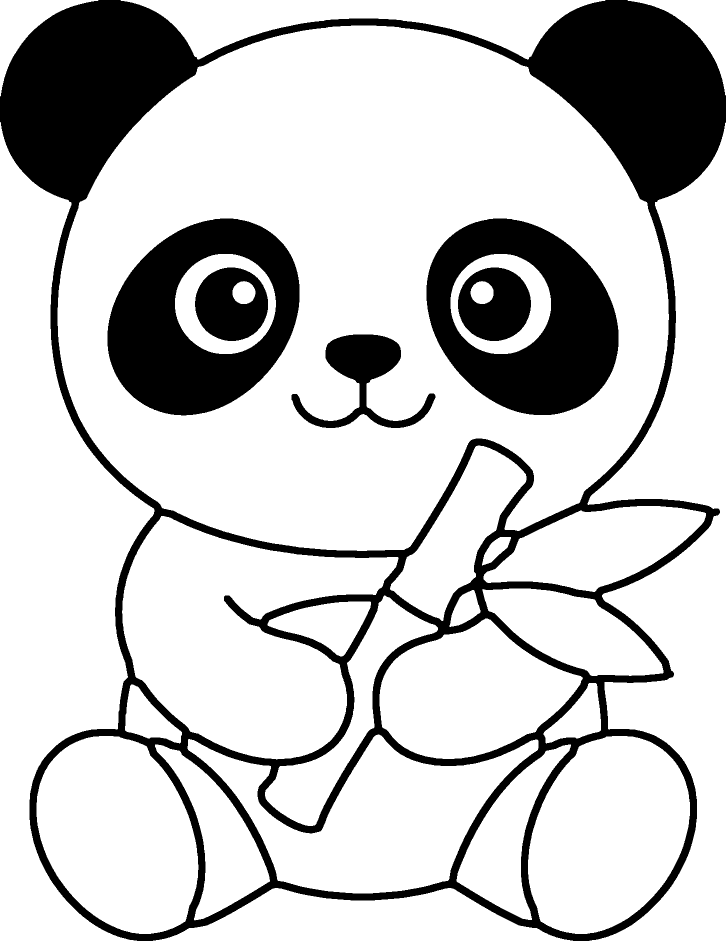
#> input picture clean/P.png, 1452 x 1890 px, found by its file name (shown at 1/2 size)
$ python marketing.py
#> lines starting #> are read from the running program, lines starting #| are printed output that depends on the picture; after the words box and inside, x2 and y2 are one past the last pixel; in counts of white or black regions, pixels touching at a corner belong together
"""Social media kit from the book's own art.
Usage: python3 src/marketing.py  -> marketing/*.png, marketing/reel_a_to_z.mp4, marketing/free_coloring_page_A.pdf
"""
import os, string, subprocess, shutil, tempfile
import numpy as np
from PIL import Image, ImageDraw, ImageFont, ImageFilter
from scipy import ndimage

os.makedirs("marketing", exist_ok=True)
OUT = "marketing"
ANIMALS = dict(zip(string.ascii_uppercase, """Alligator Bear Camel Dolphin Elephant Frog Giraffe Hippo Iguana Jellyfish Koala Lion
Monkey Narwhal Owl Panda Quail Rabbit Sloth Tiger Urial Vulture Whale X-ray_fish Yak Zebra""".split()))
ANIMALS = {k: v.replace("_", " ") for k, v in ANIMALS.items()}

SKY = (170, 222, 244)
CREAM = (255, 249, 230)
PILL = (255, 243, 176)
INK = (33, 33, 33)
WHITE = (255, 255, 255)
PAL = {"Red": (229, 57, 53), "Orange": (251, 140, 0), "Yellow": (253, 216, 53), "Light green": (124, 179, 66),
       "Dark blue": (30, 90, 168), "Purple": (142, 36, 170), "Pink": (244, 143, 177), "Light blue": (79, 195, 247)}
RAINBOW = [PAL[k] for k in ("Red", "Orange", "Yellow", "Light green", "Light blue", "Purple", "Pink")]


def font(name, size):
    return ImageFont.truetype({"baloo": "fonts/Baloo2-ExtraBold.ttf", "bold": "fonts/Fredoka-Bold.ttf",
                               "semi": "fonts/Fredoka-SemiBold.ttf", "med": "fonts/Fredoka-Medium.ttf"}[name], size)


def text(d, xy, s, f, fill=INK, stroke=0, stroke_fill=INK, anchor="mm"):
    d.text(xy, s, font=f, fill=fill, stroke_width=stroke, stroke_fill=stroke_fill, anchor=anchor)


# [22 lines left out: functions fit, rainbow_title, pill, not called in this run]


def cutout(path):
    """Coloured reference with its outside white made transparent (inside whites, like eyes, stay)."""
    im = Image.open(path).convert("RGB"); a = np.array(im)
    white = (a > 245).all(axis=2)
    lab, _ = ndimage.label(white)
    edge = set(np.unique(np.concatenate([lab[0], lab[-1], lab[:, 0], lab[:, -1]]))) - {0}
    outside = np.isin(lab, list(edge))
    rgba = np.dstack([a, np.where(outside, 0, 255).astype(np.uint8)])
    out = Image.fromarray(rgba, "RGBA")
    return out.crop(out.getbbox())


# [26 lines left out: functions paste_fit, grass, not called in this run]


def render(pdf, dpi, page=None, crop_in=None):
#> called with pdf = 'cover.pdf', dpi = 200, crop_in = (8.7, 0.125, 17.2, 11.12)
    with tempfile.TemporaryDirectory() as t:
        args = ["pdftoppm", "-png", "-r", str(dpi), "-singlefile"]
        if page: args += ["-f", str(page), "-l", str(page)]
        subprocess.run(args + [pdf, f"{t}/p"], check=True)
#> (this line was passed over: subprocess is not available in this run)
        im = Image.open(f"{t}/p.png").convert("RGB")
#> im: PIL image 1452x1890 RGB; 78.1% white; 6 black regions, box (x1, y1, x2, y2) and area: (0, 0, 1452, 1882) 387233, (853, 437, 1237, 830) 83099, (215, 437, 599, 831) 83011, (583, 669, 871, 856) 17040, (916, 535, 1062, 682) 15289, (390, 535, 536, 682) 15269
    if crop_in:
        im = im.crop(tuple(round(v * dpi) for v in crop_in))
#> im: PIL image 1700x2200 RGB; every value is 0
    return im


# --- source art ---------------------------------------------------------------------
FRONT = render("cover.pdf", 200, crop_in=(8.6954, 0.125, 17.1954, 11.125))     # front cover, trimmed
FRONT.save(f"{OUT}/front_cover.png")
REFS = {L: cutout(f"colored/{L}.png") for L in string.ascii_uppercase}
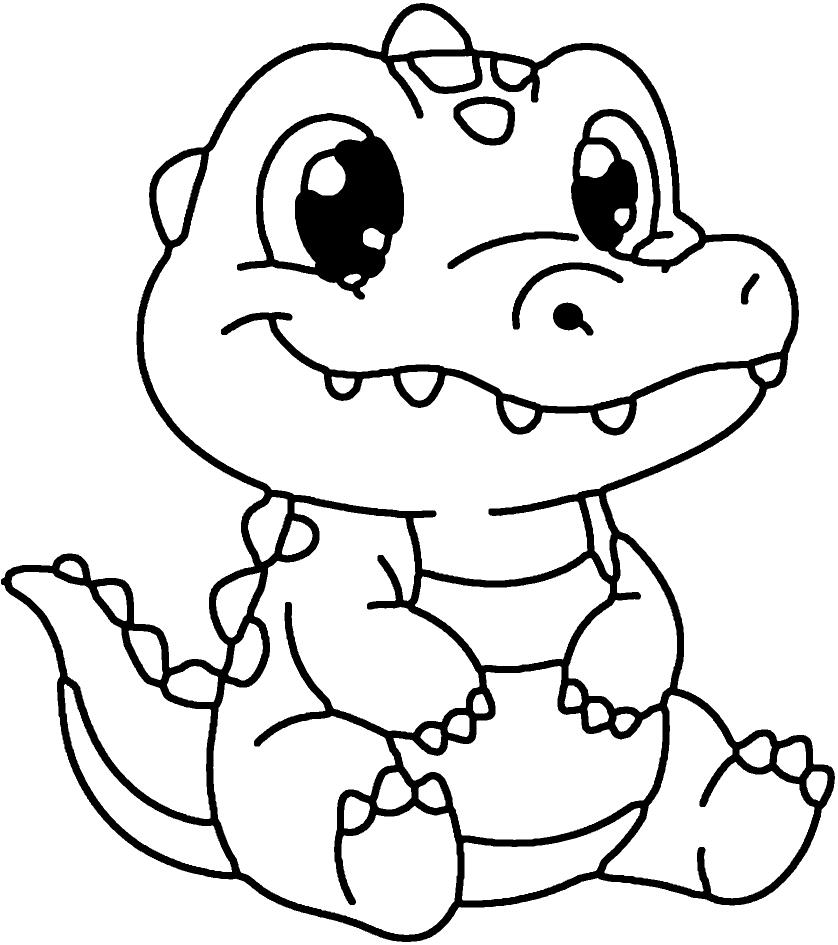
#> input picture clean/A.png, 1676 x 1890 px, found by its file name (shown at 1/2 size)
#> in cutout, `im = Image.open(path).convert('RGB')`: im: PIL image 1676x1890 RGB; 88.3% white; 7 black regions, largest, box (x1, y1, x2, y2) and area: (2, 6, 1670, 1884) 300976, (474, 226, 808, 599) 53860, (907, 193, 1030, 291) 4577
#> in cutout, `lab, _ = ndimage.label(white)`:
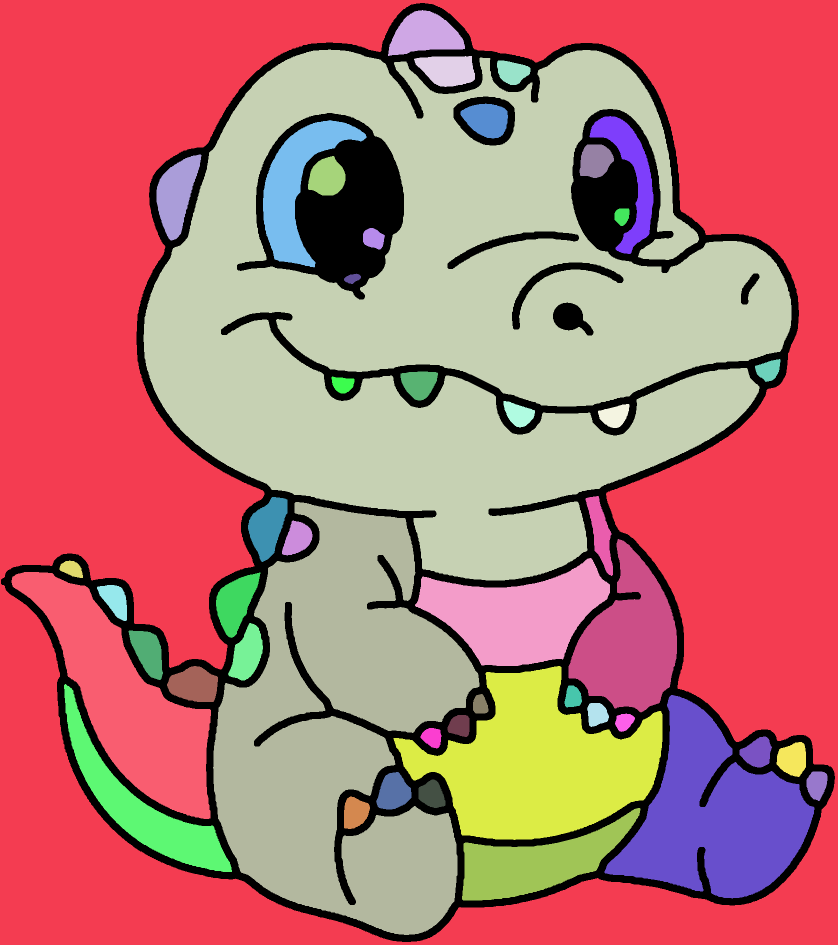
#> lab: shape (1890, 1676) int32 (shown at 1/2 size); 49 distinct labels, from 0 to 48; one colour per label, 0 black
#> in cutout, `edge = set(np.unique(np.concatenate([lab[0], lab[-1], lab[:, 0], lab[:..`: edge = 1 item
#> in cutout, `outside = np.isin(lab, list(edge))`: outside: shape (1890, 1676) bool; 38.2% white; 1 white region, box (x1, y1, x2, y2) and area: (0, 0, 1676, 1890) 1210873
#> call 2 of cutout, with path = 'colored/B.png'
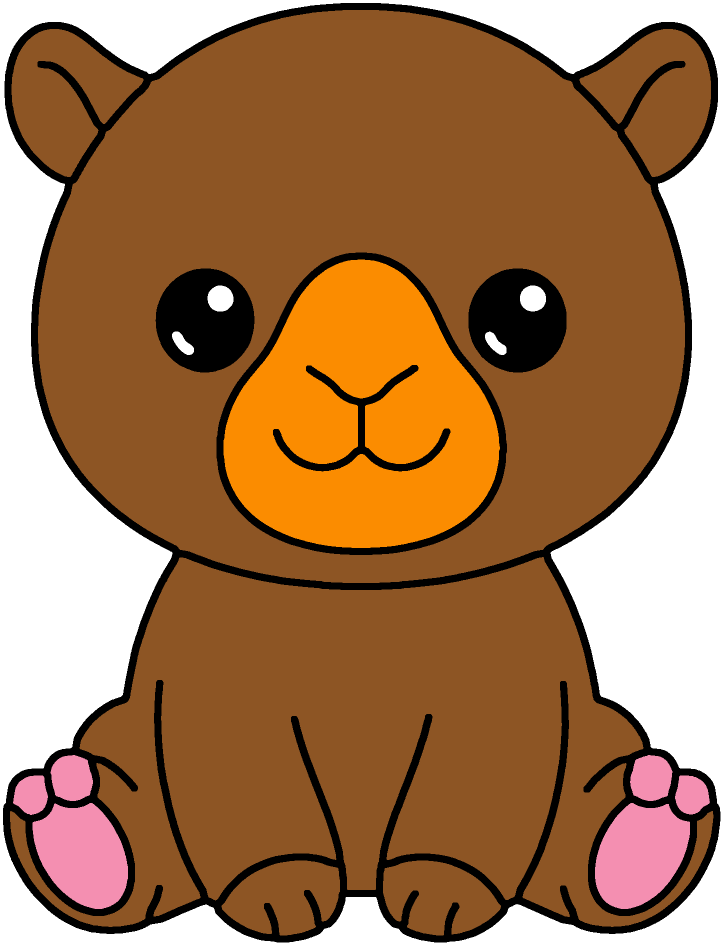
#> input picture colored/B.png, 1446 x 1890 px, found by its file name (shown at 1/2 size)
#> in cutout, im is the input picture: PIL image 1446x1890 RGB; mean R, G, B 161.5, 117.7, 79.5
#> in cutout (call 2), `white = (a > 245).all(axis=2)`: white: shape (1890, 1446) bool; 21.1% white; 5 white regions, box (x1, y1, x2, y2) and area: (0, 0, 1446, 1890) 569264, (1040, 571, 1092, 623) 2154, (415, 571, 467, 623) 2140, (344, 663, 388, 710) 1090, (970, 663, 1013, 710) 1064
#> in cutout (call 2), `lab, _ = ndimage.label(white)`: lab: shape (1890, 1446) int32; 6 distinct labels, from 0 to 5
#> in cutout (call 2), `outside = np.isin(lab, list(edge))`: outside: shape (1890, 1446) bool; 20.8% white; 1 white region, box (x1, y1, x2, y2) and area: (0, 0, 1446, 1890) 569264
#> call 3 of cutout, with path = 'colored/C.png'
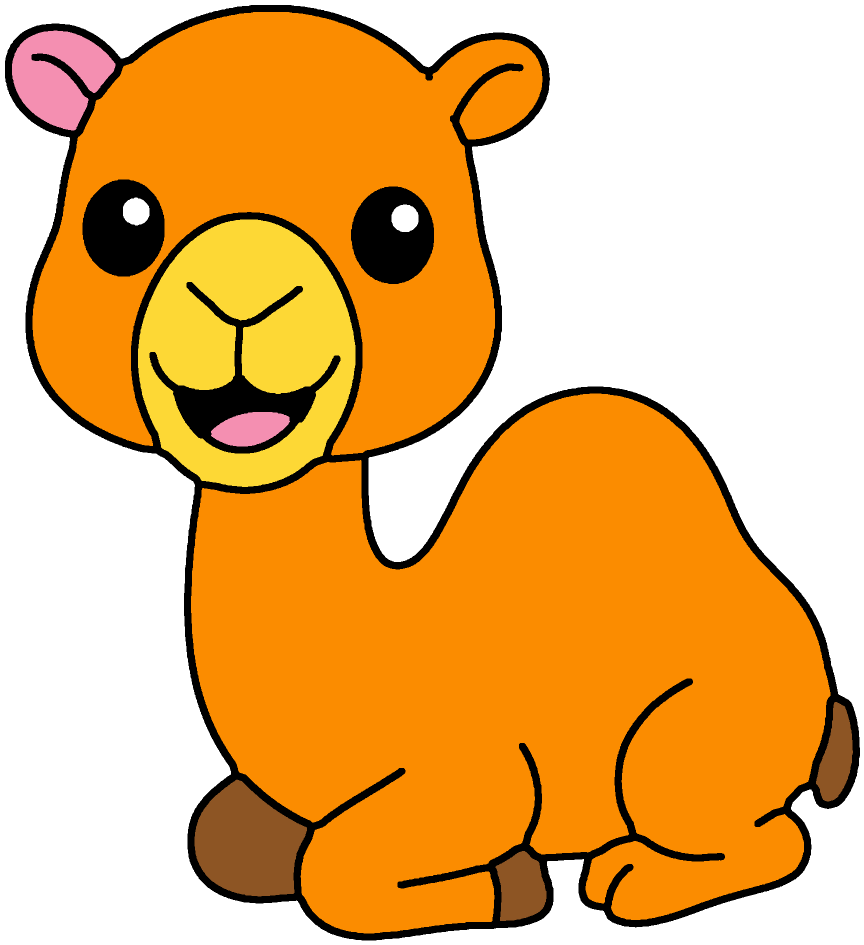
#> input picture colored/C.png, 1728 x 1890 px, found by its file name (shown at 1/2 size)
#> in cutout, im is the input picture: PIL image 1728x1890 RGB; mean R, G, B 231.2, 179.6, 111.4
#> in cutout (call 3), `white = (a > 245).all(axis=2)`: white: shape (1890, 1728) bool; 41.8% white; 3 white regions, box (x1, y1, x2, y2) and area: (0, 0, 1728, 1890) 1361030, (783, 409, 837, 464) 2388, (246, 395, 299, 451) 2329
#> in cutout (call 3), `lab, _ = ndimage.label(white)`: lab: shape (1890, 1728) int32; 4 distinct labels, from 0 to 3
#> in cutout (call 3), `outside = np.isin(lab, list(edge))`: outside: shape (1890, 1728) bool; 41.7% white; 1 white region, box (x1, y1, x2, y2) and area: (0, 0, 1728, 1890) 1361030
#> call 4 of cutout, with path = 'colored/D.png'
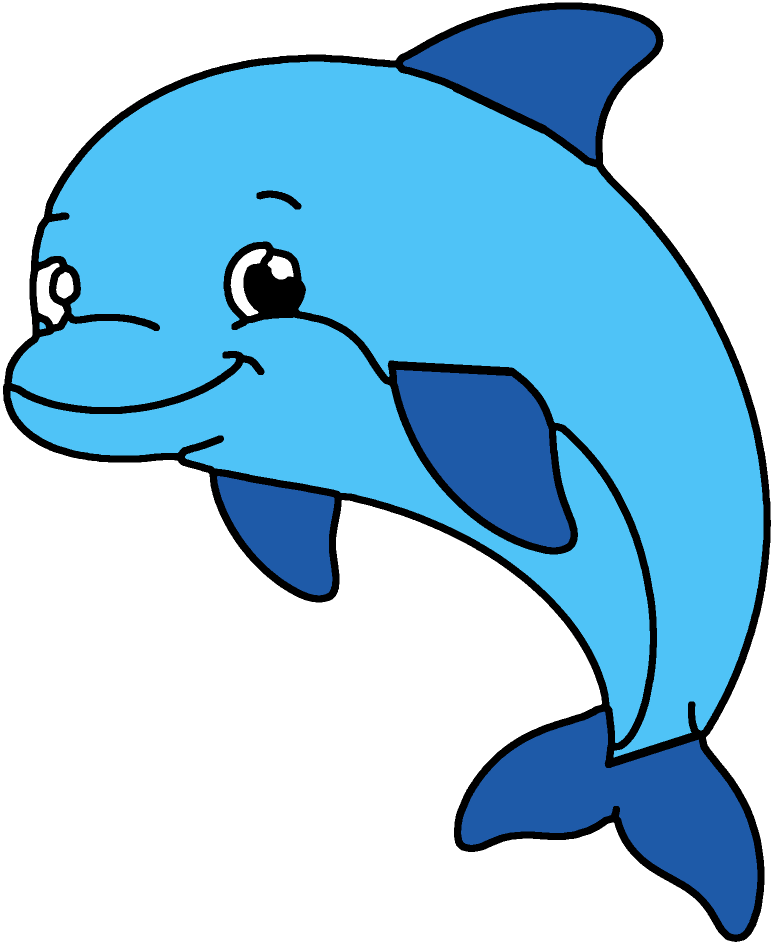
#> input picture colored/D.png, 1547 x 1890 px, found by its file name (shown at 1/2 size)
#> in cutout, im is the input picture: PIL image 1547x1890 RGB; mean R, G, B 153.5, 200.5, 226.9
#> in cutout (call 4), `white = (a > 245).all(axis=2)`: white: shape (1890, 1547) bool; 48.1% white; 5 white regions, box (x1, y1, x2, y2) and area: (0, 0, 1547, 1890) 1395620, (461, 498, 533, 632) 3812, (73, 526, 129, 649) 3577, (535, 511, 587, 559) 1704, (112, 544, 147, 597) 1408
#> in cutout (call 4), `lab, _ = ndimage.label(white)`: lab: shape (1890, 1547) int32; 6 distinct labels, from 0 to 5
#> in cutout (call 4), `outside = np.isin(lab, list(edge))`: outside: shape (1890, 1547) bool; 47.7% white; 1 white region, box (x1, y1, x2, y2) and area: (0, 0, 1547, 1890) 1395620
#> in cutout (call 4), `return out.crop(out.getbbox())`:
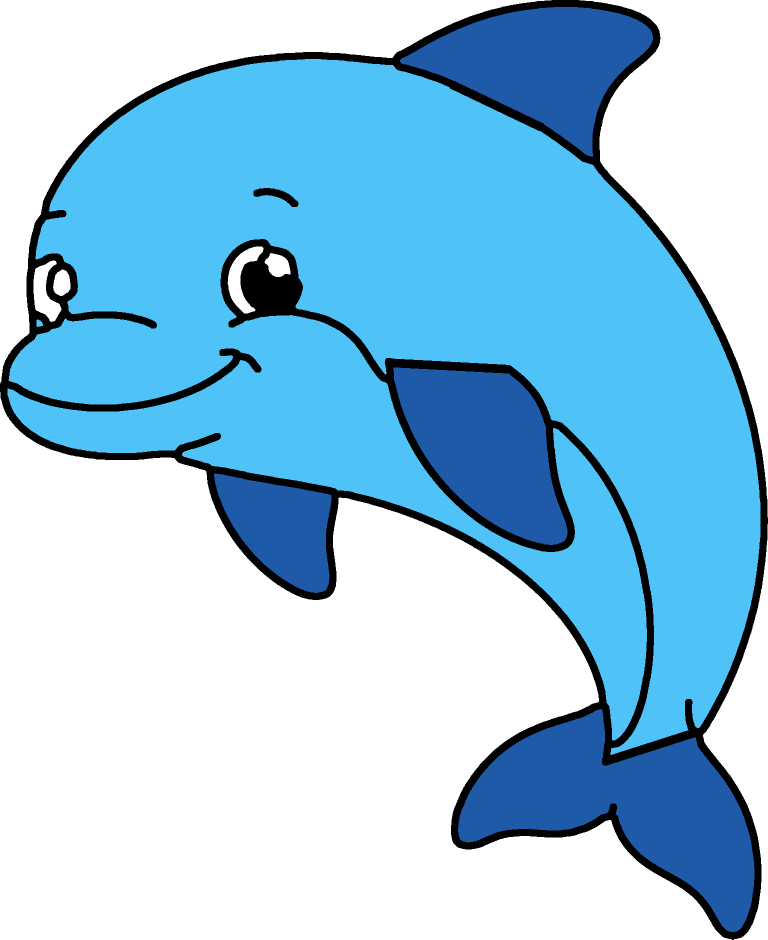
#> returned value: PIL image 1536x1879 RGBA (shown at 1/2 size); mean R, G, B, A 152.2, 199.8, 226.6, 135; transparent parts drawn white
#> (the run stopped early here; a loop or call above may not have finished)
